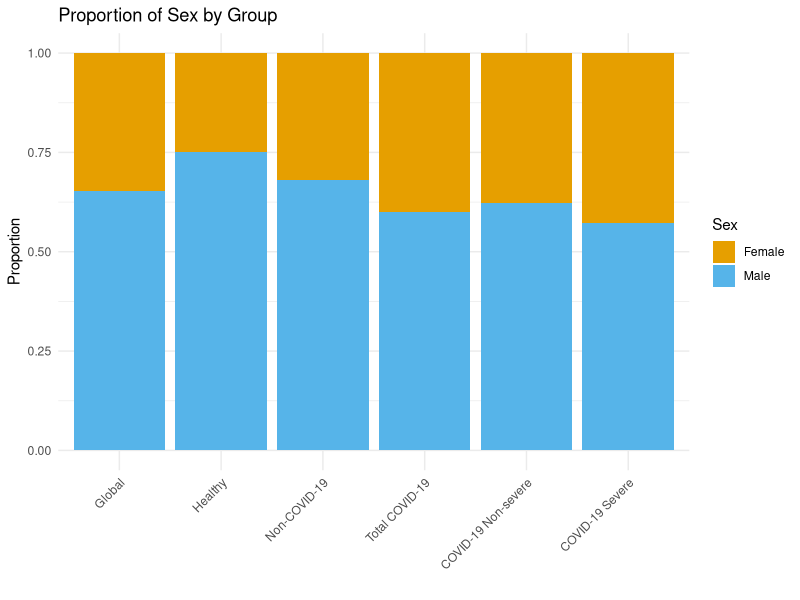
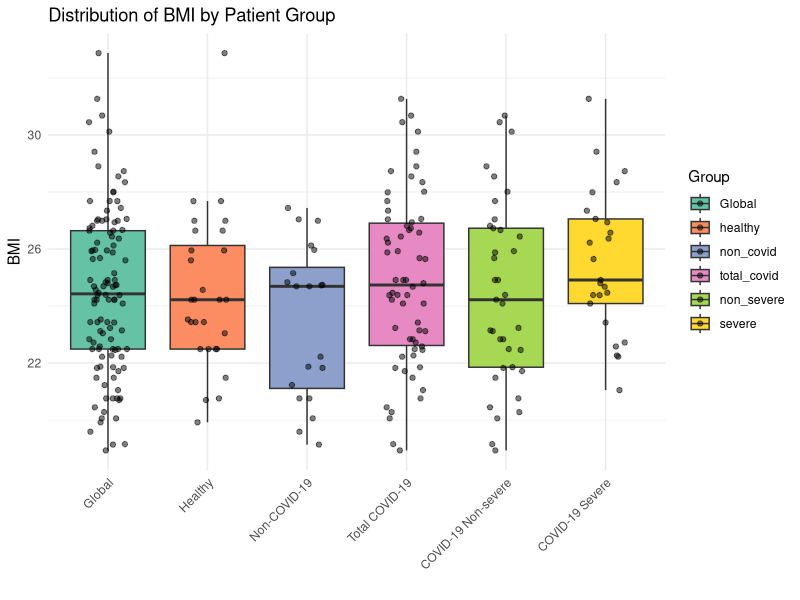
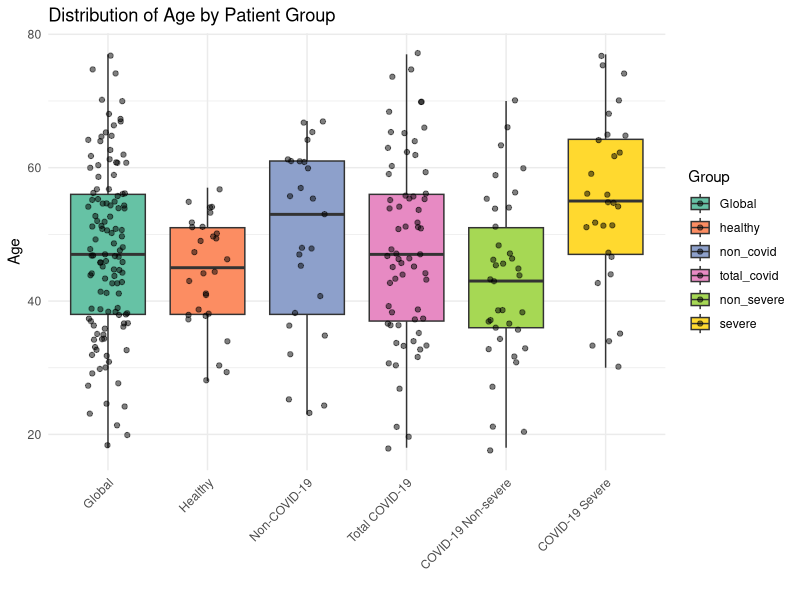
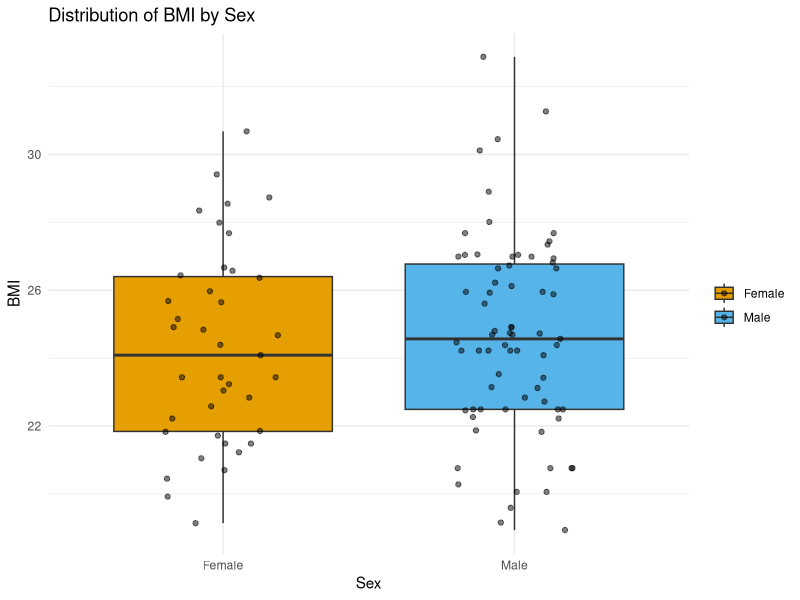
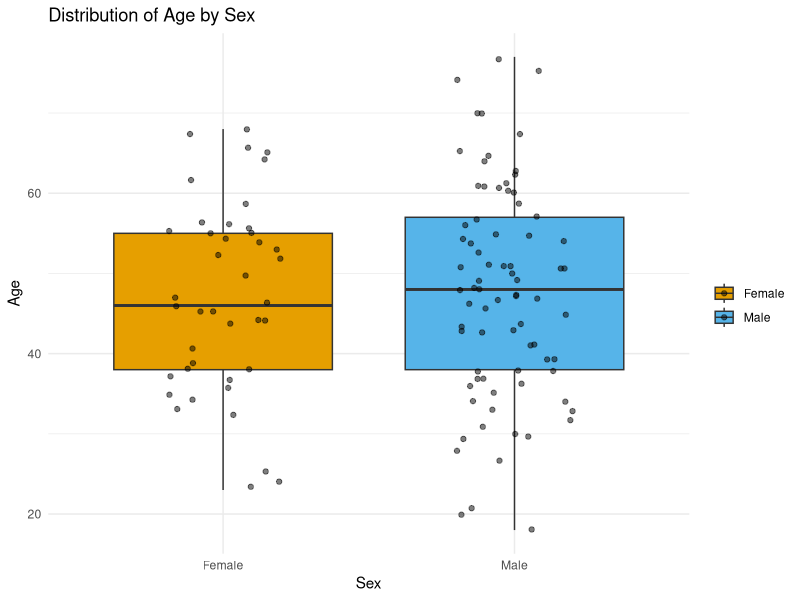
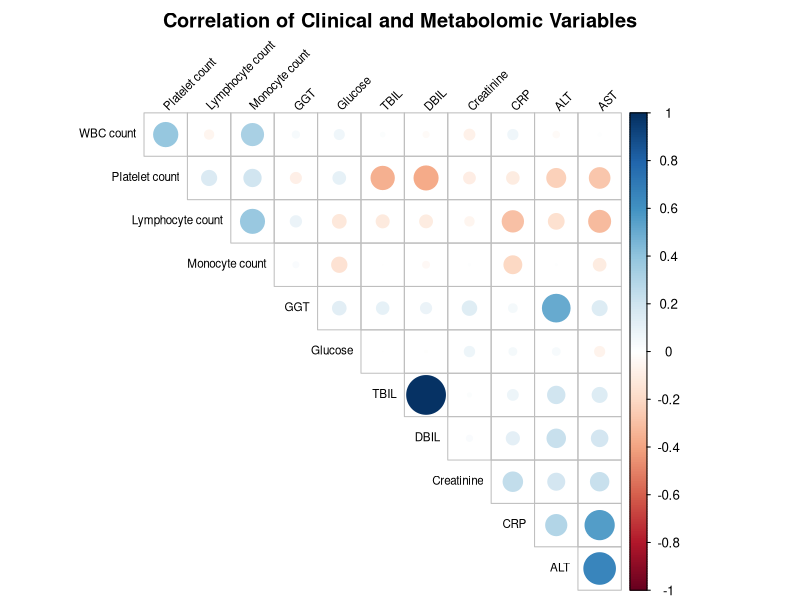
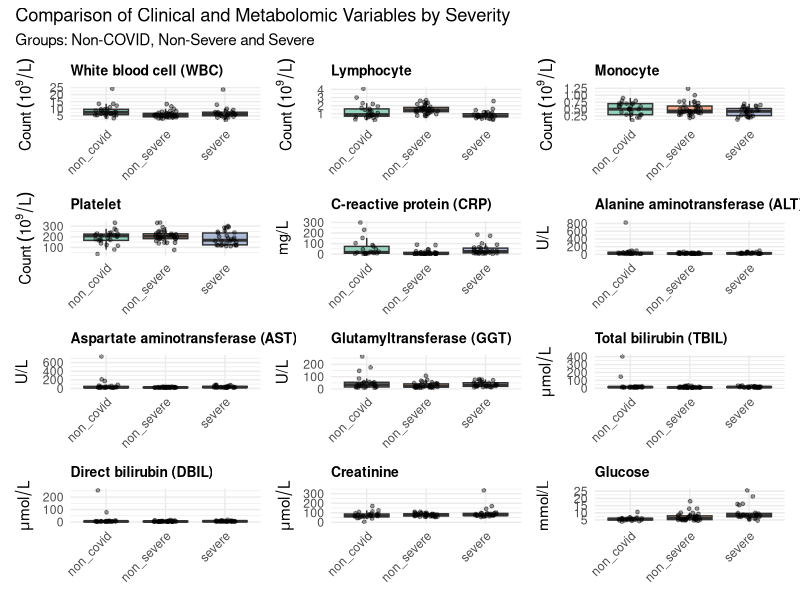
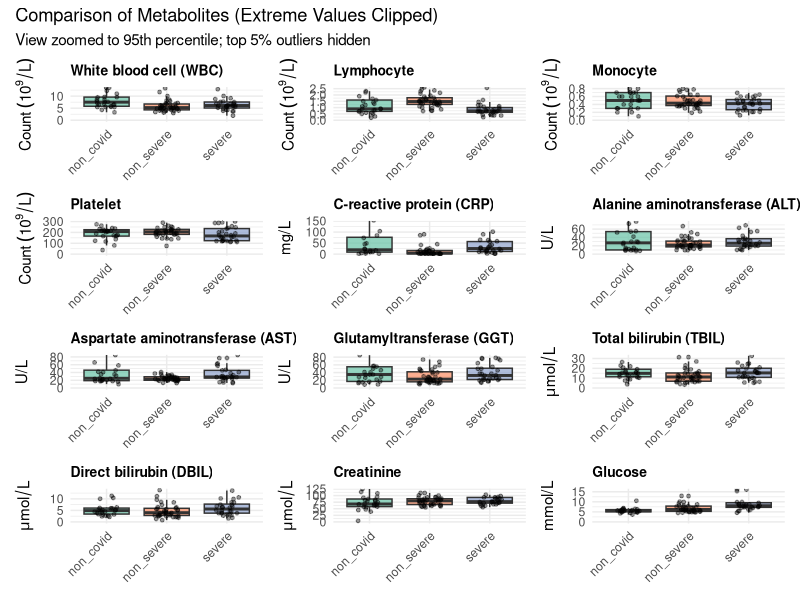

R code for these plots, in order:
# Assignment 1
setwd("/home/diegovicente/dmi/assignment-1-diegovicente01-cmd")

# Import the necessary libraries
library(readxl)
library(dplyr)
library(ggplot2)
library(tidyr)
library(corrplot)
library(knitr)
library(kableExtra)
library(patchwork)
library(pheatmap)
library(scales)
# -------------------------------------------------------------------------
# EXERCISE 1.1
# -------------------------------------------------------------------------


# --- PREPARE DATA ---
# Load data from excel and treat "/" and empty strings as missing values
df <- read_excel("table_s1.xlsx", sheet = 2, na = c("", "/"))

# Remove the spaces from the column names
names(df) <- gsub(" ", "_", names(df))
names(df) <- gsub("\\(", "", names(df))
names(df) <- gsub("\\)", "", names(df))

# Convert date format and calculate required time differences
df <- df %>%
  mutate(
    # Convert columns to Date format 
    Onset_date_f = as.Date(Onset_date_f),
    Admission_date = as.Date(Admission_date),
    Date_of_progression_to_severe_state = as.Date(Date_of_progression_to_severe_state),
    
    # Calculate time differences in days
    time_onset_to_admission = as.numeric(Admission_date - Onset_date_f + 1),
    time_admission_to_severe = as.numeric(Date_of_progression_to_severe_state - Admission_date + 1)
  )

# Create group labels
df <- df %>%
  mutate(
    Group = case_when(
      Group_d == 0 ~ "healthy",
      Group_d == 1 ~ "non_covid",
      Group_d == 2 ~ "non_severe",
      Group_d == 3 ~ "severe"
    )
  )

# Create sex labels
df <- df %>%
  mutate(Sex_g = factor(Sex_g, 
                        levels = c(0, 1),            
                        labels = c("Female", "Male"))) 

# Create an expanded dataset, in order to include the groups "Total Covid" 
# and "Global" when calculating and plotting statistics later. 
# Create "Total Covid" subset 
df_covid_total <- df %>%
  filter(Group %in% c("non_severe", "severe")) %>%
  mutate(Group = "total_covid")
# Create "Global" subset (All of the rows)
df_global <- df %>%
  mutate(Group = "Global")
# Bind everything together into expanded dataset and set groups differentiation.
df_expanded <- bind_rows(df, df_covid_total, df_global)
df_expanded$Group <- factor(df_expanded$Group, 
                            levels = c("healthy", "non_covid", "non_severe", "severe", "total_covid", "Global"))


# --- CALCULATE STATISTICS ---
# AGE & BMI — Statistics by group 
age_bmi_stats <- df_expanded %>%
  group_by(Group) %>%
  summarise(
    # Age
    mean_age = mean(Age_year, na.rm = TRUE),
    sd_age   = sd(Age_year, na.rm = TRUE),
    median_age = median(Age_year, na.rm = TRUE),
    Q1_age     = quantile(Age_year, 0.25, na.rm = TRUE), 
    Q3_age     = quantile(Age_year, 0.75, na.rm = TRUE), 
    iqr_age    = IQR(Age_year, na.rm = TRUE),
    min_age    = min(Age_year, na.rm = TRUE),
    max_age    = max(Age_year, na.rm = TRUE),
    # BMI
    mean_bmi = mean(BMI_h, na.rm = TRUE),
    sd_bmi   = sd(BMI_h, na.rm = TRUE),
    median_bmi = median(BMI_h, na.rm = TRUE),
    Q1_bmi     = quantile(BMI_h, 0.25, na.rm = TRUE),    
    Q3_bmi     = quantile(BMI_h, 0.75, na.rm = TRUE),    
    iqr_bmi    = IQR(BMI_h, na.rm = TRUE),
    min_bmi    = min(BMI_h, na.rm = TRUE),
    max_bmi    = max(BMI_h, na.rm = TRUE),
    .groups = "drop"
  )

# Time - Statistics by group
time_stats <- df_expanded %>%
  group_by(Group) %>%
  summarise(
    # Time: Onset to Admission
    mean_onset_adm   = mean(time_onset_to_admission, na.rm = TRUE),
    sd_onset_adm     = sd(time_onset_to_admission, na.rm = TRUE),
    median_onset_adm = median(time_onset_to_admission, na.rm = TRUE),
    Q1_onset_adm     = quantile(time_onset_to_admission, 0.25, na.rm = TRUE),
    Q3_onset_adm     = quantile(time_onset_to_admission, 0.75, na.rm = TRUE),
    iqr_onset_adm    = IQR(time_onset_to_admission, na.rm = TRUE),
    min_onset_adm    = if(all(is.na(time_onset_to_admission))) NA else min(time_onset_to_admission, na.rm = TRUE),
    max_onset_adm    = if(all(is.na(time_onset_to_admission))) NA else max(time_onset_to_admission, na.rm = TRUE),
    # Time: Admission to Severe
    mean_adm_sev     = mean(time_admission_to_severe, na.rm = TRUE),
    sd_adm_sev       = sd(time_admission_to_severe, na.rm = TRUE),
    median_adm_sev   = median(time_admission_to_severe, na.rm = TRUE),
    Q1_adm_sev       = quantile(time_admission_to_severe, 0.25, na.rm = TRUE),
    Q3_adm_sev       = quantile(time_admission_to_severe, 0.75, na.rm = TRUE),
    iqr_adm_sev      = IQR(time_admission_to_severe, na.rm = TRUE),
    min_adm_sev      = if(all(is.na(time_admission_to_severe))) NA else min(time_admission_to_severe, na.rm = TRUE),
    max_adm_sev      = if(all(is.na(time_admission_to_severe))) NA else max(time_admission_to_severe, na.rm = TRUE),
    .groups = "drop"
  )

# Sex - Statistics by group 
sex_stats <- df_expanded %>%
  group_by(Group, Sex_g) %>%
  summarise(count = n(), .groups = "drop_last") %>%
  mutate(proportion = count / sum(count)) %>%
  ungroup()


# --- OUTPUT TABLE ---
# Count the patients in each group and create group lables for the table
group_counts <- table(df_expanded$Group)
lbl_healthy    <- paste0("Healthy (N=", group_counts["healthy"], ")")
lbl_non_covid  <- paste0("Non-COVID-19 (N=", group_counts["non_covid"], ")")
lbl_total      <- paste0("Total COVID-19 (N=", group_counts["total_covid"], ")")
lbl_non_severe <- paste0("COVID-19 Non-severe (N=", group_counts["non_severe"], ")")
lbl_severe     <- paste0("COVID-19 Severe (N=", group_counts["severe"], ")")

# Define the Column Order 
col_selection <- c(
  "Variable", 
  "Statistic", 
  "healthy", 
  "non_covid", 
  "total_covid", 
  "non_severe", 
  "severe"
)

# Sex
sex_rows <- sex_stats %>%
  filter(Group %in% c("healthy", "non_covid", "total_covid", "non_severe", "severe")) %>%
  mutate(val = sprintf("%d (%.1f%%)", count, proportion * 100)) %>%
  select(Group, Sex_g, val) %>%
  pivot_wider(names_from = Group, values_from = val) %>%
  mutate(
    # Force labels to be Male/Female text
    Statistic = case_when(
      as.character(Sex_g) %in% c("1", "Male") ~ "Male",
      as.character(Sex_g) %in% c("0", "Female") ~ "Female",
    ),
    Variable = "Sex - no. (%)" 
  ) %>%
  arrange(factor(Statistic, levels = c("Male", "Female"))) 

# Age 
age_rows <- age_bmi_stats %>%
  filter(Group %in% c("healthy", "non_covid", "total_covid", "non_severe", "severe")) %>%
  mutate(
    `Mean ± SD`    = sprintf("%.1f ± %.1f", mean_age, sd_age),
    `Median (IQR)` = sprintf("%.1f (%.1f-%.1f)", median_age, Q1_age, Q3_age),
    `Range`        = sprintf("%.1f-%.1f", min_age, max_age)
  ) %>%
  select(Group, `Mean ± SD`, `Median (IQR)`, `Range`) %>%
  pivot_longer(cols = -Group, names_to = "Statistic", values_to = "val") %>%
  pivot_wider(names_from = Group, values_from = val) %>%
  mutate(Variable = "Age - year")

# BMI 
bmi_rows <- age_bmi_stats %>%
  filter(Group %in% c("healthy", "non_covid", "total_covid", "non_severe", "severe")) %>%
  mutate(
    `Mean ± SD`    = sprintf("%.1f ± %.1f", mean_bmi, sd_bmi),
    `Median (IQR)` = sprintf("%.1f (%.1f-%.1f)", median_bmi, Q1_bmi, Q3_bmi),
    `Range`        = sprintf("%.1f-%.1f", min_bmi, max_bmi)
  ) %>%
  select(Group, `Mean ± SD`, `Median (IQR)`, `Range`) %>%
  pivot_longer(cols = -Group, names_to = "Statistic", values_to = "val") %>%
  pivot_wider(names_from = Group, values_from = val) %>%
  mutate(Variable = "BMI - kg/m2")

# Time 1: Onset to Admission 
time1_rows <- time_stats %>%
  filter(Group %in% c("healthy", "non_covid", "total_covid", "non_severe", "severe")) %>%
  mutate(
    `Mean ± SD`    = ifelse(is.na(mean_onset_adm), "", sprintf("%.1f ± %.1f", mean_onset_adm, sd_onset_adm)),
    `Median (IQR)` = ifelse(is.na(median_onset_adm), "", sprintf("%.1f (%.1f-%.1f)", median_onset_adm, Q1_onset_adm, Q3_onset_adm)),
    `Range`        = ifelse(is.na(min_onset_adm), "", sprintf("%.1f-%.1f", min_onset_adm, max_onset_adm))
  ) %>%
  select(Group, `Mean ± SD`, `Median (IQR)`, `Range`) %>%
  pivot_longer(cols = -Group, names_to = "Statistic", values_to = "val") %>%
  pivot_wider(names_from = Group, values_from = val) %>%
  mutate(Variable = "Time from Onset to Admission - Days")

# Time 2: Admission to Severe 
time2_rows <- time_stats %>%
  filter(Group %in% c("healthy", "non_covid", "total_covid", "non_severe", "severe")) %>%
  mutate(
    `Mean ± SD`    = ifelse(is.na(mean_adm_sev), "", sprintf("%.1f ± %.1f", mean_adm_sev, sd_adm_sev)),
    `Median (IQR)` = ifelse(is.na(median_adm_sev), "", sprintf("%.1f (%.1f-%.1f)", median_adm_sev, Q1_adm_sev, Q3_adm_sev)),
    `Range`        = ifelse(is.na(min_adm_sev), "", sprintf("%.1f-%.1f", min_adm_sev, max_adm_sev))
  ) %>%
  select(Group, `Mean ± SD`, `Median (IQR)`, `Range`) %>%
  pivot_longer(cols = -Group, names_to = "Statistic", values_to = "val") %>%
  pivot_wider(names_from = Group, values_from = val) %>%
  mutate(Variable = "Time from Admission to Severe - Days")

# Bind together and print 
final_table <- bind_rows(sex_rows, age_rows, bmi_rows, time1_rows, time2_rows) %>%
  select(all_of(col_selection)) %>%
  rename(
    !!lbl_healthy := healthy,
    !!lbl_non_covid := non_covid,
    !!lbl_total := total_covid,
    !!lbl_non_severe := non_severe,
    !!lbl_severe := severe
  )

kbl(final_table, caption = "Table 1: Demographical and Baseline Characteristics") %>%
  kable_classic(full_width = F, html_font = "Arial") %>%
  row_spec(0, bold = TRUE) %>% 
  column_spec(1, bold = TRUE) %>%
  # Add the separation lines
  row_spec(2, extra_css = "border-bottom: 1px solid #ddd;") %>%
  row_spec(5, extra_css = "border-bottom: 1px solid #ddd;") %>%
  row_spec(8, extra_css = "border-bottom: 1px solid #ddd;") %>%
  row_spec(11, extra_css = "border-bottom: 1px solid #ddd;") %>%
  collapse_rows(columns = 1, valign = "top") 

# -------------------------------------------------------------------------
# EXERCISE 1.2
# -------------------------------------------------------------------------

# Convert all time-based columns to Date
df <- df %>%
  mutate(across(where(~ inherits(.x, "POSIXt")), as.Date))

# Provide a summary of the data with "skimr" package
library(skimr)
skim(df)

# Remove column with almost only missing data
df <- df %>% select(-`MSRep_ID_c`)

# --- PLOTS ---
# Set the order of the groups for the plots
df_expanded$Group <- factor(df_expanded$Group, 
                            levels = c("Global", "healthy", "non_covid", "total_covid", "non_severe", "severe"))

# Plot 1: Sex by groups
ggplot(df_expanded, aes(x = Group, fill = Sex_g)) +
  geom_bar(position = "fill") +
  theme_minimal() +
  labs(title = "Proportion of Sex by Group", y = "Proportion", x = "", fill = "Sex") +
  scale_fill_manual(values = c("Female" = "#E69F00", "Male" = "#56B4E9")) +
  scale_x_discrete(labels = c(
    "Global"      = "Global",
    "healthy"     = "Healthy",
    "non_covid"   = "Non-COVID-19",
    "total_covid" = "Total COVID-19",
    "non_severe"  = "COVID-19 Non-severe",
    "severe"      = "COVID-19 Severe"
  )) +
  theme(axis.text.x = element_text(angle = 45, hjust = 1))

# Plot 2: BMI by Groups 
ggplot(df_expanded, aes(x = Group, y = BMI_h, fill = Group)) +
  geom_boxplot(outlier.shape = NA) + 
  geom_jitter(width = 0.2, alpha = 0.5) + 
  theme_minimal() +
  labs(
    title = "Distribution of BMI by Patient Group",
    x = "",
    y = "BMI"
  ) +
  scale_fill_brewer(palette = "Set2") +
  scale_x_discrete(labels = c(
    "Global"      = "Global",
    "healthy"     = "Healthy",
    "non_covid"   = "Non-COVID-19",
    "total_covid" = "Total COVID-19",
    "non_severe"  = "COVID-19 Non-severe",
    "severe"      = "COVID-19 Severe"
  )) +
  theme(axis.text.x = element_text(angle = 45, hjust = 1))

# Plot 3: Age by Groups 
ggplot(df_expanded, aes(x = Group, y = Age_year, fill = Group)) +
  geom_boxplot(outlier.shape = NA) + 
  geom_jitter(width = 0.2, alpha = 0.5) + 
  theme_minimal() +
  labs(
    title = "Distribution of Age by Patient Group",
    x = "",
    y = "Age"
  ) +
  scale_fill_brewer(palette = "Set2") +
  scale_x_discrete(labels = c(
    "Global"      = "Global",
    "healthy"     = "Healthy",
    "non_covid"   = "Non-COVID-19",
    "total_covid" = "Total COVID-19",
    "non_severe"  = "COVID-19 Non-severe",
    "severe"      = "COVID-19 Severe"
  )) +
  theme(axis.text.x = element_text(angle = 45, hjust = 1))

# Plot 4: BMI by Sex 
ggplot(df, aes(x = Sex_g, y = BMI_h, fill = Sex_g)) +
  geom_boxplot(outlier.shape = NA) + 
  geom_jitter(width = 0.2, alpha = 0.5) +
  theme_minimal() +
  labs(
    title = "Distribution of BMI by Sex",
    x = "Sex",
    y = "BMI",
    fill = ""
  ) +
  scale_fill_manual(values = c("Female" = "#E69F00", "Male" = "#56B4E9"))

# Plot 5: Age by Sex 
ggplot(df, aes(x = Sex_g, y = Age_year, fill = Sex_g)) +
  geom_boxplot(outlier.shape = NA) + 
  geom_jitter(width = 0.2, alpha = 0.5) +
  theme_minimal() +
  labs(
    title = "Distribution of Age by Sex",
    x = "Sex",
    y = "Age",
    fill = ""
  ) +
  scale_fill_manual(values = c("Female" = "#E69F00", "Male" = "#56B4E9"))

# Plot 6: Correlation Plot between Metabolomics columns
# Metabolomic columns indices 
target_cols_corr <- c(18, 19, 20, 21, 23, 24, 25, 26, 27, 28, 29, 30)
# Ensure columns are numeric; handle errors if columns contain non-numeric data, clean the variable names
df_corr <- df[, target_cols_corr]
current_names <- names(df_corr)
clean_names <- gsub(",.*", "", current_names)
clean_names <- gsub("_[a-zA-Z]$", "", clean_names)
clean_names <- gsub("_", " ", clean_names)
names(df_corr) <- clean_names
df_corr[] <- lapply(df_corr, function(x) as.numeric(as.character(x)))
# Calculate the correlation matrix
res <- cor(df_corr, use = "complete.obs")
# Generate the plot
corrplot(res, 
         type = "upper",           
         order = "hclust",        
         tl.col = "black",        
         tl.srt = 45,             
         tl.cex = 0.7,            
         diag = FALSE,
         title = "Correlation of Clinical and Metabolomic Variables",
         mar = c(0, 0, 2, 0)
)
# -------------------------------------------------------------------------
# EXERCISE 2.1
# -------------------------------------------------------------------------

# Define indexes and names
target_cols_plots <- c(19, 20, 21, 22, 24, 25, 26, 27, 28, 29, 30, 31)
target_colnames <- colnames(df_expanded)[target_cols_plots]

# Handle labels for plots
clean_titles <- c(
  "White blood cell (WBC)",
  "Lymphocyte",
  "Monocyte",
  "Platelet",
  "C-reactive protein (CRP)",
  "Alanine aminotransferase (ALT)",
  "Aspartate aminotransferase (AST)",
  "Glutamyltransferase (GGT)",
  "Total bilirubin (TBIL)",
  "Direct bilirubin (DBIL)",
  "Creatinine",
  "Glucose"
)

clean_units <- list(
  expression(Count ~ (10^9/L)),         # WBC (Implicit multiplication) or use (times ~ 10^9/L)
  expression(Count ~ (10^9/L)),         # Lymphocyte
  expression(Count ~ (10^9/L)),         # Monocyte
  expression(Count ~ (10^9/L)),         # Platelet
  "mg/L",                               # CRP
  "U/L",                                # ALT
  "U/L",                                # AST
  "U/L",                                # GGT
  expression(mu * mol/L),               # TBIL (µmol/L)
  expression(mu * mol/L),               # DBIL
  expression(mu * mol/L),               # Creatinine
  "mmol/L"                              # Glucose
)

# Filter data frame and order groups
df_filtered <- df_expanded %>%
  filter(Group %in% c("non_covid", "non_severe", "severe")) %>%
  mutate(
    Group = factor(Group, levels = c("non_covid", "non_severe", "severe")),
    `CRP_i,_mg/L` = as.numeric(gsub("[^0-9.]", "", as.character(`CRP_i,_mg/L`)))
  )

# Create plots list
plot_list <- list()

for (i in seq_along(target_cols_plots)) {
  
  col_idx <- target_cols_plots[i]
  colname <- colnames(df_expanded)[col_idx]
  
  my_title <- clean_titles[i]
  my_unit  <- clean_units[[i]]
  
  p <- ggplot(df_filtered, aes(x = Group, y = .data[[colname]], fill = Group)) +
    geom_boxplot(outlier.shape = NA, alpha = 0.7) + 
    geom_jitter(width = 0.2, alpha = 0.4, size = 1) +
    theme_minimal() +
    labs(
      title = my_title,
      x = NULL,
      y = my_unit
    ) +
    scale_fill_manual(values = c("non_covid"  = "#66c2a5", 
                                 "non_severe" = "#fc8d62", 
                                 "severe"     = "#8da0cb")) +
    theme(
      axis.text.x = element_text(angle = 45, hjust = 1),
      legend.position = "none",
      plot.title = element_text(size = 10, face = "bold")
    )
  
  plot_list[[colname]] <- p
}

# Organize and show the 12 plots
wrap_plots(plot_list, ncol = 3, nrow = 4) + 
  plot_annotation(
    title = "Comparison of Clinical and Metabolomic Variables by Severity",
    subtitle = "Groups: Non-COVID, Non-Severe and Severe"
  )



# -------------------------------------------------------------------------
# EXERCISE 2.2
# -------------------------------------------------------------------------
# Method 1: hide extreme values
df_filtered <- df_expanded %>%
  filter(Group %in% c("non_covid", "non_severe", "severe")) %>%
  mutate(Group = factor(Group, levels = c("non_covid", "non_severe", "severe"))) %>%
  # Force specific columns to be numeric
  mutate(across(all_of(colnames(df_expanded)[target_cols_plots]), ~ as.numeric(as.character(.x))))

# Generate plots list
plot_list <- list()

for (i in seq_along(target_cols_plots)) {
  
  col_idx <- target_cols_plots[i]
  colname <- colnames(df_expanded)[col_idx]
  
  my_title <- clean_titles[i]
  my_unit  <- clean_units[[i]]
  
  # Calculate the 95th percentile for the Upper Limit
  # We use this to "zoom in" and hide the top 5% extreme values
  upper_limit <- quantile(df_filtered[[colname]], 0.95, na.rm = TRUE)
  
  p <- ggplot(df_filtered, aes(x = Group, y = .data[[colname]], fill = Group)) +
    geom_boxplot(outlier.shape = NA, alpha = 0.7) + 
    geom_jitter(width = 0.2, alpha = 0.4, size = 1) +
    
    coord_cartesian(ylim = c(0, upper_limit)) +
    
    theme_minimal() +
    labs(
      title = my_title,
      x = NULL,
      y = my_unit
    ) +
    scale_fill_manual(values = c("non_covid"  = "#66c2a5", 
                                 "non_severe" = "#fc8d62", 
                                 "severe"     = "#8da0cb")) +
    theme(
      axis.text.x = element_text(angle = 45, hjust = 1),
      legend.position = "none",
      plot.title = element_text(size = 10, face = "bold")
    )
  
  plot_list[[colname]] <- p
}

# Organize and show the 12 plots
wrap_plots(plot_list, ncol = 3, nrow = 4) + 
  plot_annotation(
    title = "Comparison of Metabolites (Extreme Values Clipped)",
    subtitle = "View zoomed to 95th percentile; top 5% outliers hidden"
  )


# Method 2: Hide outliers
# Create plots list
plot_list <- list()

for (i in seq_along(target_cols_plots)) {
  
  col_idx <- target_cols_plots[i]
  colname <- colnames(df_expanded)[col_idx]
  
  my_title <- clean_titles[i]
  my_unit  <- clean_units[[i]]
  
  # Calculate Whiskers  per group
  outlier_bounds <- df_filtered %>%
    group_by(Group) %>%
    summarise(
      Q1 = quantile(.data[[colname]], 0.25, na.rm = TRUE),
      Q3 = quantile(.data[[colname]], 0.75, na.rm = TRUE),
      IQR_val = Q3 - Q1,
      lower_bound = Q1 - 1.5 * IQR_val,
      upper_bound = Q3 + 1.5 * IQR_val,
      .groups = "drop"
    )
  
  # Filter Points for Jitter
  # Join the bounds to the data and keep only points within the bounds
  df_points_filtered <- df_filtered %>%
    left_join(outlier_bounds, by = "Group") %>%
    filter(.data[[colname]] >= lower_bound & .data[[colname]] <= upper_bound)
  
  plot_min <- min(df_points_filtered[[colname]], na.rm = TRUE)
  plot_max <- max(df_points_filtered[[colname]], na.rm = TRUE)
  plot_min <- max(0, plot_min * 0.95) 
  plot_max <- plot_max * 1.05
  
  
  p <- ggplot(df_filtered, aes(x = Group, y = .data[[colname]], fill = Group)) +
    
    geom_boxplot(outlier.shape = NA, alpha = 0.7) + 
    
    geom_jitter(data = df_points_filtered, 
                width = 0.2, alpha = 0.4, size = 1) +
    
    coord_cartesian(ylim = c(plot_min, plot_max)) +
    
    theme_minimal() +
    labs(
      title = my_title,
      x = NULL,
      y = my_unit
    ) +
    scale_fill_manual(values = c("non_covid"  = "#66c2a5", 
                                 "non_severe" = "#fc8d62", 
                                 "severe"     = "#8da0cb")) +
    theme(
      axis.text.x = element_text(angle = 45, hjust = 1),
      legend.position = "none",
      plot.title = element_text(size = 10, face = "bold")
    )
  
  plot_list[[colname]] <- p
}

wrap_plots(plot_list, ncol = 3, nrow = 4) + 
  plot_annotation(
    title = "Comparison of Metabolites (Outliers Removed)",
    subtitle = "View restricted to statistical whiskers (Group-specific IQR)"
  )


# Method 3: log-transformation
# Create plots list
plot_list <- list()

for (i in seq_along(target_cols_plots)) {
  
  col_idx <- target_cols_plots[i]
  colname <- colnames(df_expanded)[col_idx]
  
  my_title <- clean_titles[i]
  my_unit  <- clean_units[[i]]
  
  p <- ggplot(df_filtered, aes(x = Group, y = .data[[colname]], fill = Group)) +
    geom_boxplot(outlier.shape = NA, alpha = 0.7) + 
    geom_jitter(width = 0.2, alpha = 0.4, size = 1) +
    
    # Use pseudo_log to handle any potential 0s safely without error
    scale_y_continuous(trans = "pseudo_log") + 
    
    theme_minimal() +
    labs(
      title = my_title,
      x = NULL,
      y = my_unit
    ) +
    scale_fill_manual(values = c("non_covid"  = "#66c2a5", 
                                 "non_severe" = "#fc8d62", 
                                 "severe"     = "#8da0cb")) +
    theme(
      axis.text.x = element_text(angle = 45, hjust = 1),
      legend.position = "none",
      plot.title = element_text(size = 10, face = "bold")
    )
  
  plot_list[[colname]] <- p
}

wrap_plots(plot_list, ncol = 3, nrow = 4) + 
  plot_annotation(
    title = "Comparison of Metabolites (Log-Transformed)",
    subtitle = "Outliers handled via Pseudo-Log Transformation"
  )


# Method 4: log-transformation + hiding extreme values
plot_list <- list()

for (i in seq_along(target_cols_plots)) {
  
  col_idx <- target_cols_plots[i]
  colname <- colnames(df_expanded)[col_idx]
  
  my_title <- clean_titles[i]
  my_unit  <- clean_units[[i]]
  
  lower_limit <- quantile(df_filtered[[colname]], 0.02, na.rm = TRUE)
  upper_limit <- quantile(df_filtered[[colname]], 0.98, na.rm = TRUE)
  
  if (lower_limit < 0) lower_limit <- 0
  
  p <- ggplot(df_filtered, aes(x = Group, y = .data[[colname]], fill = Group)) +
    geom_boxplot(outlier.shape = NA, alpha = 0.7) + 
    geom_jitter(width = 0.2, alpha = 0.4, size = 1) +
    
    scale_y_continuous(trans = "pseudo_log", n.breaks = 4) + 
    
    coord_cartesian(ylim = c(lower_limit * 0.9, upper_limit * 1.1)) +
    
    theme_minimal() +
    labs(
      title = my_title,
      x = NULL,
      y = my_unit
    ) +
    scale_fill_manual(values = c("non_covid"  = "#66c2a5", 
                                 "non_severe" = "#fc8d62", 
                                 "severe"     = "#8da0cb")) +
    theme(
      axis.text.x = element_text(angle = 45, hjust = 1),
      legend.position = "none",
      plot.title = element_text(size = 10, face = "bold"),
      
      axis.text.y = element_text(size = 7) 
    )
  
  plot_list[[colname]] <- p
}

wrap_plots(plot_list, ncol = 3, nrow = 4) + 
  plot_annotation(
    title = "Comparison of Metabolites (Log-Transformed + Clipped)",
    subtitle = "Zoomed to 2nd-98th percentiles"
  )


# -------------------------------------------------------------------------
# EXERCISE 3
# -------------------------------------------------------------------------
# Prepare Data Matrix
# Select only the 12 target numeric columns
heatmap_data <- df_filtered %>%
  select(all_of(target_colnames)) %>%
  as.matrix() 

# Rename Columns (Variables) to Clean Titles
# We use the 'clean_titles' vector we defined in Exercise 2.2
colnames(heatmap_data) <- clean_titles

# Scale and Transpose
heatmap_matrix <- t(scale(heatmap_data))

# Create a data frame for the column annotations
annotation_info <- df_filtered %>%
  select(Group, Sex_g) %>%
  as.data.frame()

# Rename the columns for the Legend
colnames(annotation_info) <- c("Group", "Sex")

# Rename the Factor Levels for "Group" to be descriptive
annotation_info$Group <- factor(annotation_info$Group, 
                                levels = c("non_covid", "non_severe", "severe"),
                                labels = c("Non-COVID-19", "COVID-19 Non-severe", "COVID-19 Severe"))

# Ensure row names of annotation match column names of the matrix
rownames(annotation_info) <- paste0("P", 1:ncol(heatmap_matrix))
colnames(heatmap_matrix)  <- paste0("P", 1:ncol(heatmap_matrix))

ann_colors <- list(
  Group = c("Non-COVID-19"        = "#66c2a5", 
            "COVID-19 Non-severe" = "#fc8d62", 
            "COVID-19 Severe"     = "#8da0cb"),
  Sex   = c("Female"              = "#E69F00", 
            "Male"                = "#56B4E9")
)

# Draw the Heatmap 
library(pheatmap)

pheatmap(heatmap_matrix,
         cluster_rows = TRUE,         # Cluster metabolites
         cluster_cols = TRUE,         # Cluster patients
         annotation_col = annotation_info, 
         annotation_colors = ann_colors,
         show_colnames = FALSE,       # Hide messy patient IDs
         show_rownames = TRUE,        # Show the clean metabolite names
         fontsize_row = 10,           # Adjust font size if needed
         color = colorRampPalette(c("navy", "white", "firebrick3"))(100),
         main = "Biomarker Heatmap: Metabolites by gender and severity group"
)
